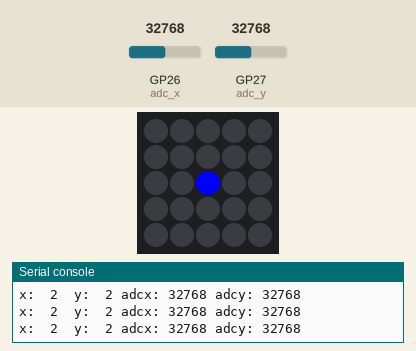
Bench run of a program on a simulated Raspberry Pi Pico running MicroPython. On the bench: 5×5 RGB LED matrix, the last lines printed to the serial console. The inputs (shaded band) are chosen by the test bench; at power-on: GP26 (adc_x) = 32768, GP27 (adc_y) = 32768 (analog values on the 0–65535 scale). The 25 LEDs are laid out as on the BitDogLab board (LED 0 bottom right, every second row reversed).

Above: at 1.2 s.
1.3 s: GP26 (adc_x) set to 45874
At 1.51 s:
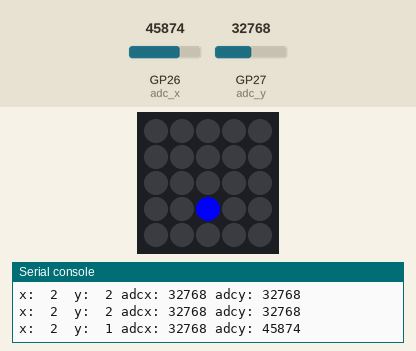
2.9 s: GP27 (adc_y) set to 45874
At 3.13 s:
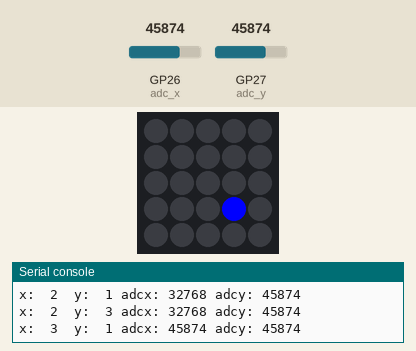
4.5 s: GP26 (adc_x) set to 32767
At 5.2 s:
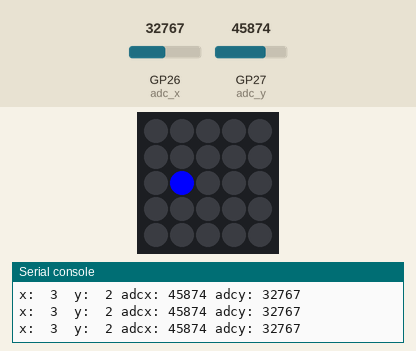
6.1 s: GP27 (adc_y) set to 57670
At 7.1 s:
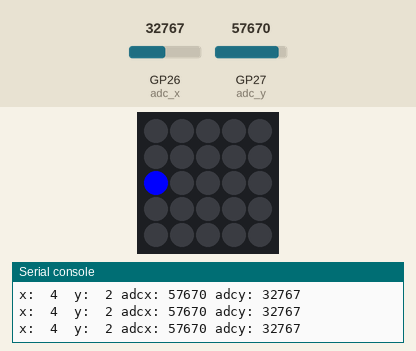
7.7 s: GP26 (adc_x) set to 19660
At 7.99 s:
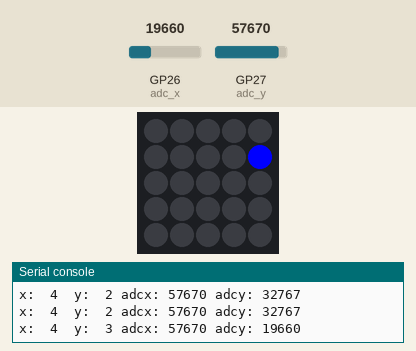
Timing chart, 0 to 10.3 s (numbered marks = the images above; inputs shaded):
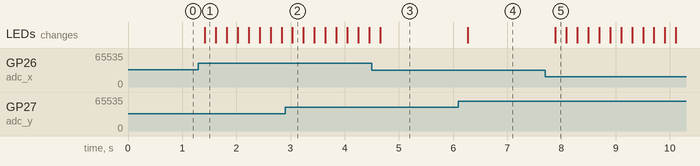

Measured:
- after the input at 1.3 s, the LEDs: change after 0.12 s (image 1)
- after the input at 2.9 s, the LEDs: change after 0.14 s (image 2)
- after the input at 4.5 s, the LEDs: change after 0.15 s (image 3)
- after the input at 6.1 s, the LEDs: change after 0.17 s (image 4)
- after the input at 7.7 s, the LEDs: change after 0.19 s (image 5)

The program:

V1A.py
```python
from machine import Pin, ADC
import neopixel
import time

# Inicializa o display
chain = neopixel.NeoPixel(Pin(7), 25)

# Inicializa o joystick
adc_x = ADC(Pin(26))
adc_y = ADC(Pin(27))
button = Pin(22, Pin.IN, Pin.PULL_UP)

# Mapeia a saída ADC para um índice de LED
def map_adc_to_led(value, adc_min=272, adc_max=512, led_min=0, led_max=4):
    return ((value - adc_min) * (led_max - led_min)) // (adc_max - adc_min) + led_min

# Define a posição inicial (no centro do display)
x = 2
y = 2

# Define um limiar para determinar uma "grande" mudança
threshold = 50

# Armazena os últimos valores ADC
last_adc_value_x = adc_x.read_u16()
last_adc_value_y = adc_y.read_u16()

while True:
    # Lê a posição do joystick
    adc_value_y = adc_x.read_u16() # Invertido
    adc_value_x = adc_y.read_u16() # Invertido

    # Limpa o display
    for i in range(25):
        chain[i] = (0, 0, 0)

    # Verifica se houve uma grande mudança no valor ADC em qualquer direção
    if abs(adc_value_x - last_adc_value_x) > threshold:
        if adc_value_x > last_adc_value_x:
            x += 1
        else:
            x -= 1

    if abs(adc_value_y - last_adc_value_y) > threshold:
        if adc_value_y > last_adc_value_y:
            y += 1
        else:
            y -= 1

    # Atualiza os últimos valores ADC
    last_adc_value_x = adc_value_x
    last_adc_value_y = adc_value_y

    # Certifique-se de que x e y estão dentro dos limites de 0 e 4
    x = max(0, min(4, x))
    y = max(0, min(4, y))

    # Inverte o eixo y, pois o (0,0) na matriz de LEDs está no canto superior esquerdo
    y = 4 - y

    # Calcula o índice do LED na matriz unidimensional
    index = y * 5 + x

    # Acende o LED na nova posição com a cor azul
    chain[index] = (0, 0, 255)

    # Atualiza o display
    chain.write()

    # Imprime os valores de x e y lado a lado na saída serial
    print("x: ", x, " y: ", y, "adcx:", adc_value_x, "adcy:", adc_value_y )

    # Aguarda um pouco antes da próxima leitura
    time.sleep(0.2)
```
